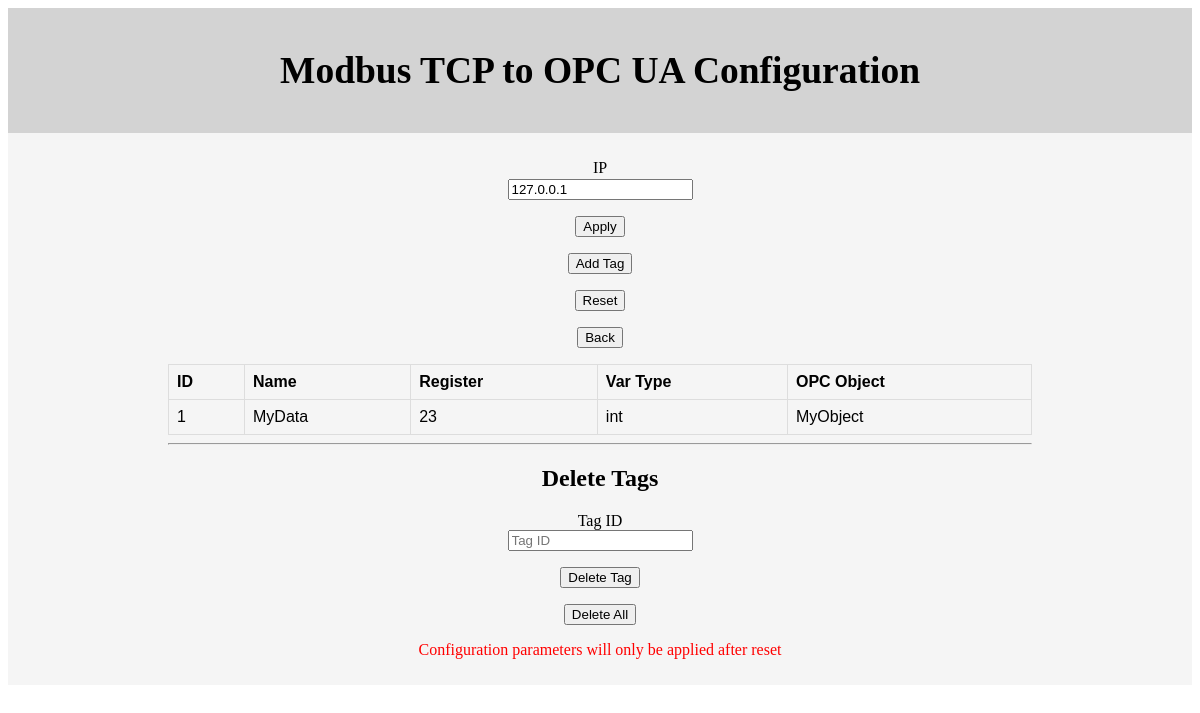
/tcp_to_opc, run on an earlier commit of the app's database.
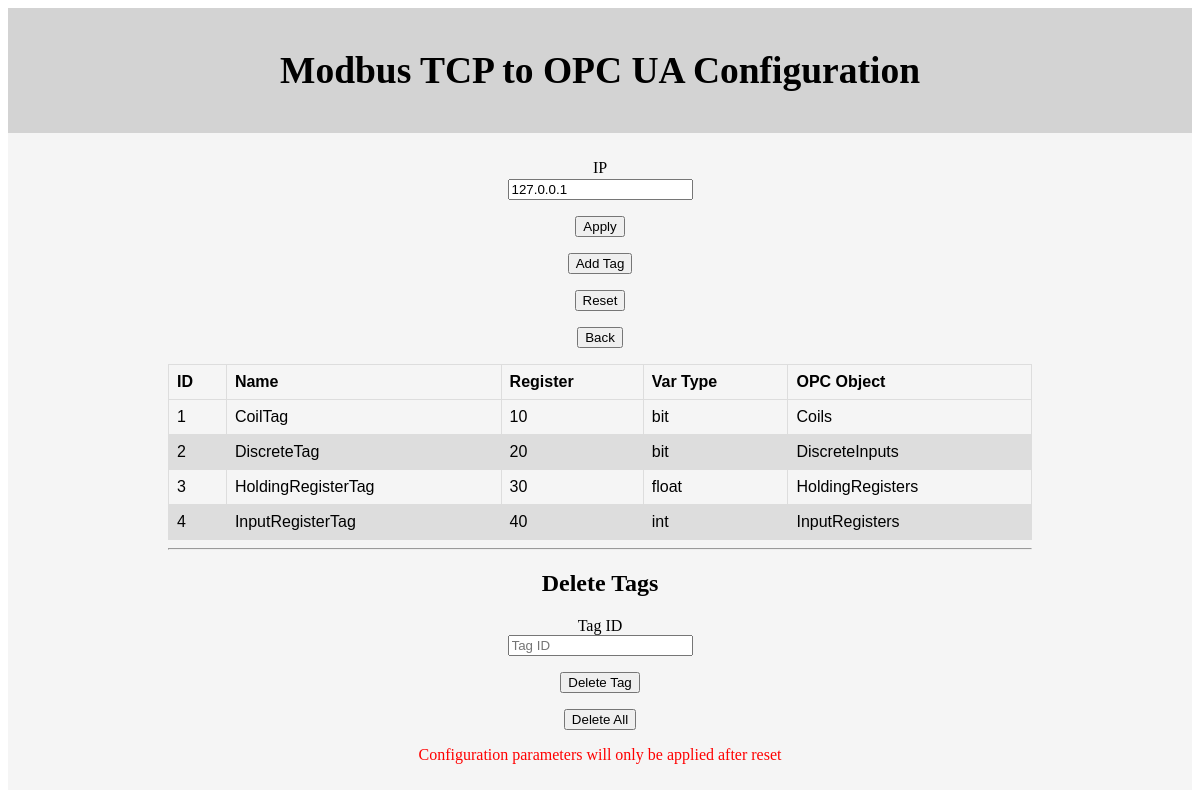
And on a later commit of the database.
### api.py (models this page shows, shortened)
class TCP_to_OPC_Tags(db.Model):
    id = db.Column('tag_id', db.Integer, primary_key = True)
    name = db.Column(db.String(100))
    register = db.Column(db.String(10))
    var_type = db.Column(db.String(10))
    opc_object = db.Column(db.String(100))

### api.py (the view, shortened to what this page needs)
@app.route('/tcp_to_opc', methods=['GET', 'POST'])
def tcp_to_opc():
    global restart
    with open('config/TCP_to_OPC.json', 'r') as openfile:
        lastConfig = json.load(openfile)
    form = ModbusConfigs(request.form, ip=lastConfig['ip'])
    return render_template('tcp_to_opc.html', tags = TCP_to_OPC_Tags.query.all(), form=form)

### api.py
class ModbusConfigs(Form):
    ip = StringField('IP', [validators.Length(min=0, max=15)])
    port = StringField('Port', [validators.Length(min=0, max=6)])
    serial_port = StringField('SerialPort', [validators.Length(min=0, max=8)])
    baudrate = SelectField(u'Baudrate', coerce=int, choices=[(4800, "4800"), (9600, "9600"),
        (19200, "19200"), (57600, "57600"), (115200, "115200")])
    parity = StringField('Parity', [validators.Length(min=0, max=4)])
    bytesize = StringField('Bytesize', [validators.Length(min=0, max=1)])
    stopbits = StringField('Stopbits', [validators.Length(min=0, max=1)])

### templates/tcp_to_opc.html (shortened to what this page needs)
<!DOCTYPE html>
{% from "_formhelpers.html" import render_field %}
<html lang = "en">
   <head>
   </head>
   <body>
      <header>
         <h2>Modbus TCP to OPC UA Configuration</h2>
      </header>
		<div style="text-align: center; background-color: #F5F5F5; padding: 10px;">
         <form method=post action="">
            <dl>
               {{ render_field(form.ip) }}
            </dl>
            <p><input type=submit name="action" value='Apply'></p>
            <p><input type=submit name="action" value='Add Tag'></p>
            <p><input type=submit name="action" value="Reset"></p>
            <p><input type=submit name="action" value="Back"></p>
         </form>
         <div style="padding-left: 150px; padding-right: 150px;">
            <table>
               <thead>
                  <tr>
                     <th>ID</th>
                     <th>Name</th>
                     <th>Register</th>
                     <th>Var Type</th>
                     <th>OPC Object</th>
                  </tr>
               </thead>
               <tbody>
                  {% for tag in tags %}
                     <tr>
                        <td>{{ tag.id }}</td>
                        <td>{{ tag.name }}</td>
                        <td>{{ tag.register }}</td>
                        <td>{{ tag.var_type }}</td>
                        <td>{{ tag.opc_object }}</td>
                     </tr>
                  {% endfor %}
               </tbody>
            </table>
            <hr/>
         </div>
         <h2>Delete Tags</h2>
         <form method=post action="">
            <label>Tag ID</label><br>
            <input type = "text" name = "tagID" placeholder = "Tag ID" /><br>
            <p><input type=submit name="action" value='Delete Tag'></p>
            <p><input type=submit name="action" value='Delete All'></p>
         </form>
         <p style="color: red;">Configuration parameters will only be applied after reset</p>
      </div>
   </body>
</html>

### templates/_formhelpers.html (shortened to what this page needs)
{% macro render_field(field) %}
  <dt>{{ field.label }}
  <dd style="padding-right: 40px; padding-top: 2px;">{{ field(**kwargs)|safe }}
  </dd>
{% endmacro %}

### templates/tcp_to_opc.html (style rules this page uses)
header { background-color: #D3D3D3; padding: 10px; padding-left: 50px; padding-right: 50px; text-align: center; font-size: 25px; color: black; }
table { font-family: arial, sans-serif; border-collapse: collapse; width: 100%; }
td, th { border: 1px solid #dddddd; text-align: left; padding: 8px; }
tr:nth-child(even) { background-color: #dddddd; }

What changed in the data, as far as the page shows it:
changed TCP_to_OPC_Tags id 1: name "MyData" → "CoilTag"; register "23" → "10"; var_type "int" → "bit"; opc_object "MyObject" → "Coils"
added TCP_to_OPC_Tags: id "2", name "DiscreteTag", register "20", var_type "bit", opc_object "DiscreteInputs"
added TCP_to_OPC_Tags: id "3", name "HoldingRegisterTag", register "30", var_type "float", opc_object "HoldingRegisters"
added TCP_to_OPC_Tags: id "4", name "InputRegisterTag", register "40", var_type "int", opc_object "InputRegisters"
